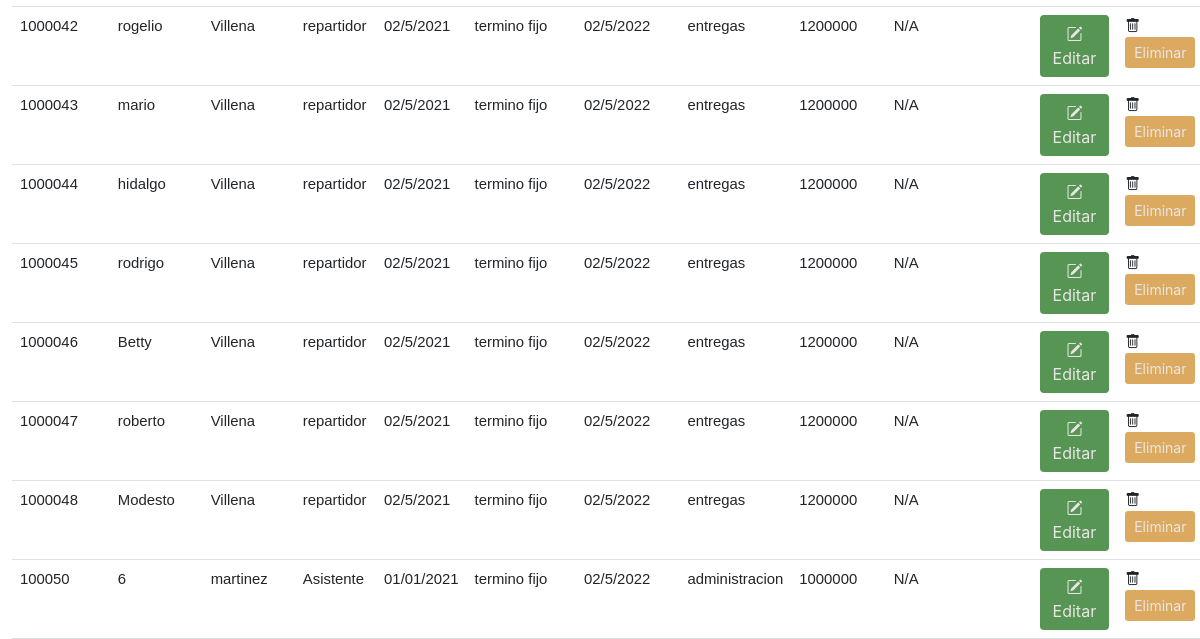
Page /dashboard (lower part) on the earlier database version.
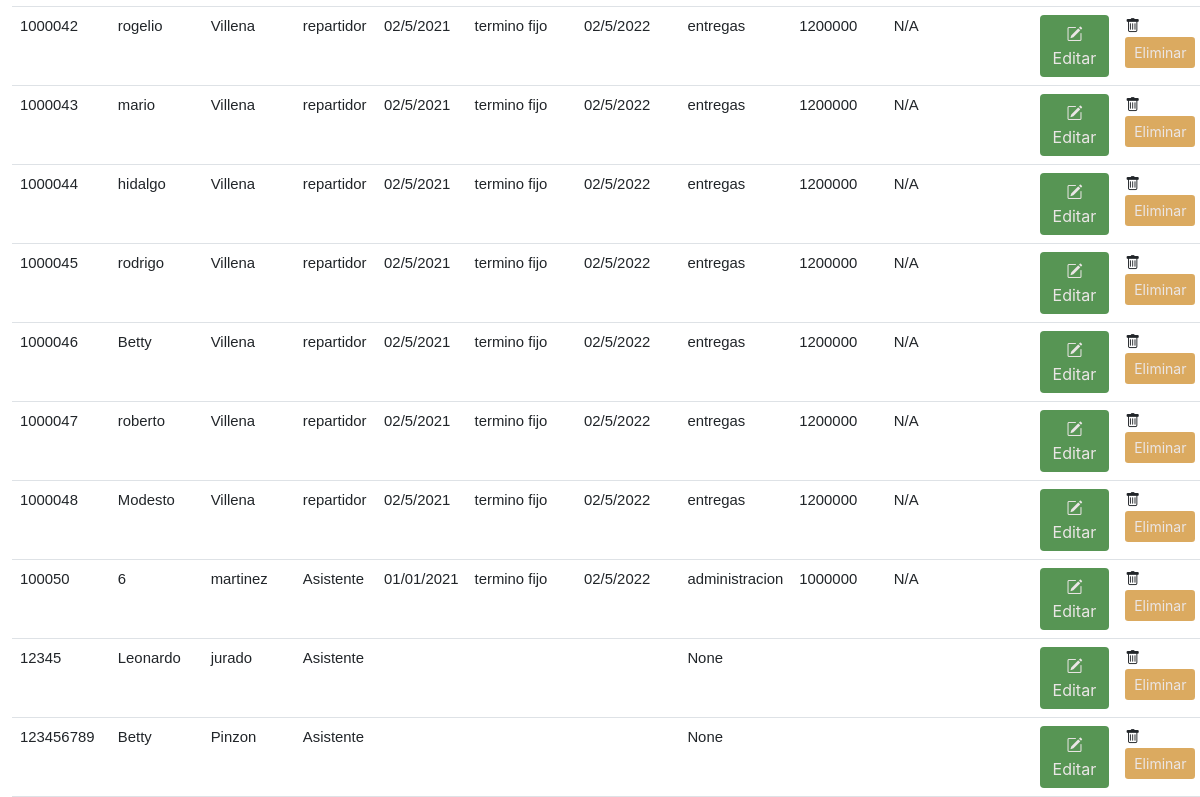
Same page on the later database version.
### tables this page shows
CREATE TABLE "empleados" (
	"idusuario"	INTEGER NOT NULL,
	"documento"	VARCHAR NOT NULL,
	"nombre"	VARCHAR NOT NULL,
	"apellido"	VARCHAR NOT NULL,
	"edad"	INT NOT NULL,
	"profesion"	VARCHAR NOT NULL,
	"fecingreso"	DATE NOT NULL,
	"fecterminacion"	DATE NOT NULL,
	"tipocontrato"	VARCHAR NOT NULL,
	"salario"	INT NOT NULL,
	"cargo"	VARCHAR NOT NULL,
	"retroalimentacion"	TEXT NOT NULL,
	"puntaje"	INT NOT NULL,
	"area"	TEXT,
	PRIMARY KEY("idusuario" AUTOINCREMENT)
);

### app.py (the view)
@app.route('/dashboard', methods=["GET"])
def dashboard():
    sql = "SELECT * FROM empleados"
    res = ejecutar_sel(sql)
    empleados = obtenerTablaEmpleados(res)
    form = Search()
    return render_template('dashboard.html', data = {"empleados": empleados}, form = form)

### forms.py
class Search(FlaskForm):
    name = TextField('name')
    btn = SubmitField('Buscar')

### app.py (called while the page is built)
def obtenerTablaEmpleados(datos):
    empleados = []
    for row in datos:
        empleado = {
            "id":           row[0],
            "documento":    row[1],
            'nombre':       row[2],
            "apellido":     row[3],
            "cargo":        row[10],
            "fecIngreso":   row[6],
            "tipContrato":  row[8],
            "terminacion":  row[7],
            "area":         row[13],
            "salario":      row[9],
            "retro":        row[11],
            "puntaje":      row[12]
        }
        empleados.append(empleado)
    return empleados

### bdatos.py (called while the page is built)
def ejecutar_sel(sql) -> list:
    try:
        with sqlite3.connect(NOM_BD) as con:  # Conectarse a la base de datos
            cur = con.cursor()                # Crea un área intermedia para gestión de los contenidos
            res = cur.execute(sql).fetchall() # Se obtienen los registros devueltos
    except:
        res = None
    return res

### templates/dashboard.html (shortened to what this page needs)
<!doctype html>
    <html lang="es">
    <head>
        <link rel="stylesheet" href="https://bootswatch.com/4/litera/bootstrap.min.css">
        <link href="https://cdn.jsdelivr.net/npm/bootstrap@5.0.2/dist/css/bootstrap.min.css" rel="stylesheet"
>
        <link rel="stylesheet" href="https://cdn.jsdelivr.net/npm/bootstrap-icons@1.5.0/font/bootstrap-icons.css">
        <link rel="stylesheet" type="text/css" href='{{ url_for("static", filename="css/master.css")}}'/>
    </head>
    <body>
        <div class="container-fluid">
            <br>
            <div class="dash_background">
                <table class="table table-hover align-middle ">
                    <br><br>
                    <tbody>
                        {% for empleado in data.empleados %}
                        <tr>
                            <td> {{ empleado.documento }}</td>
                            <td> {{ empleado.nombre }} </td>
                            <td> {{ empleado.apellido }} </td>
                            <td> {{ empleado.cargo }} </td>
                            <td> {{ empleado.fecIngreso }} </td>
                            <td> {{ empleado.tipContrato }} </td>
                            <td> {{ empleado.terminacion }} </td>
                            <td> {{ empleado.area }} </td>
                            <td> {{ empleado.salario }} </td>
                            <td> {{ empleado.retro }} </td>
                            <td><button type="button" class="btn botonverde"><i class="bi bi-pencil-square"></i>Editar</button>
                            </td>
                            <td>
                                <form action="{{ url_for('delete', documento_empleado=empleado.documento) }}" method="POST">
                                    <i class="bi bi-trash"></i>
                                    <input type="submit" value="Eliminar"
                                            class="btn botonamarillo btn-sm"
                                            onclick="return confirm('¿Seguro que desea eliminar este empleado?')">
                                </form>
                            </td>
                        </tr>
                        {% endfor %}
                    </tbody>
                </table>
            </div>
        </div>
    </body>
</html>

### static/css/master.css (style rules this page uses)
.botonverde { color: rgb(235, 230, 230); background-color: rgb(87, 149, 84); }
.botonamarillo { color: rgb(235, 230, 230); background-color:rgb(219, 170, 96); }
body { margin: 0; padding: 0; background-image: url('https://www.trackitagro.com/wp-content/uploads/2021/09/pexels-mark-stebnicki-2749165-scaled.jpg'); background-size: cover; font-family: sans-serif; height: 100vh; }
.dash_background { width: auto; height: auto; background: #fff; border-radius: 15px; }

Differences in the rows shown:
added empleados: documento "12345", nombre "Leonardo", apellido "jurado", cargo "Asistente", area "None"
added empleados: documento "123456789", nombre "Betty", apellido "Pinzon", cargo "Asistente", area "None"
